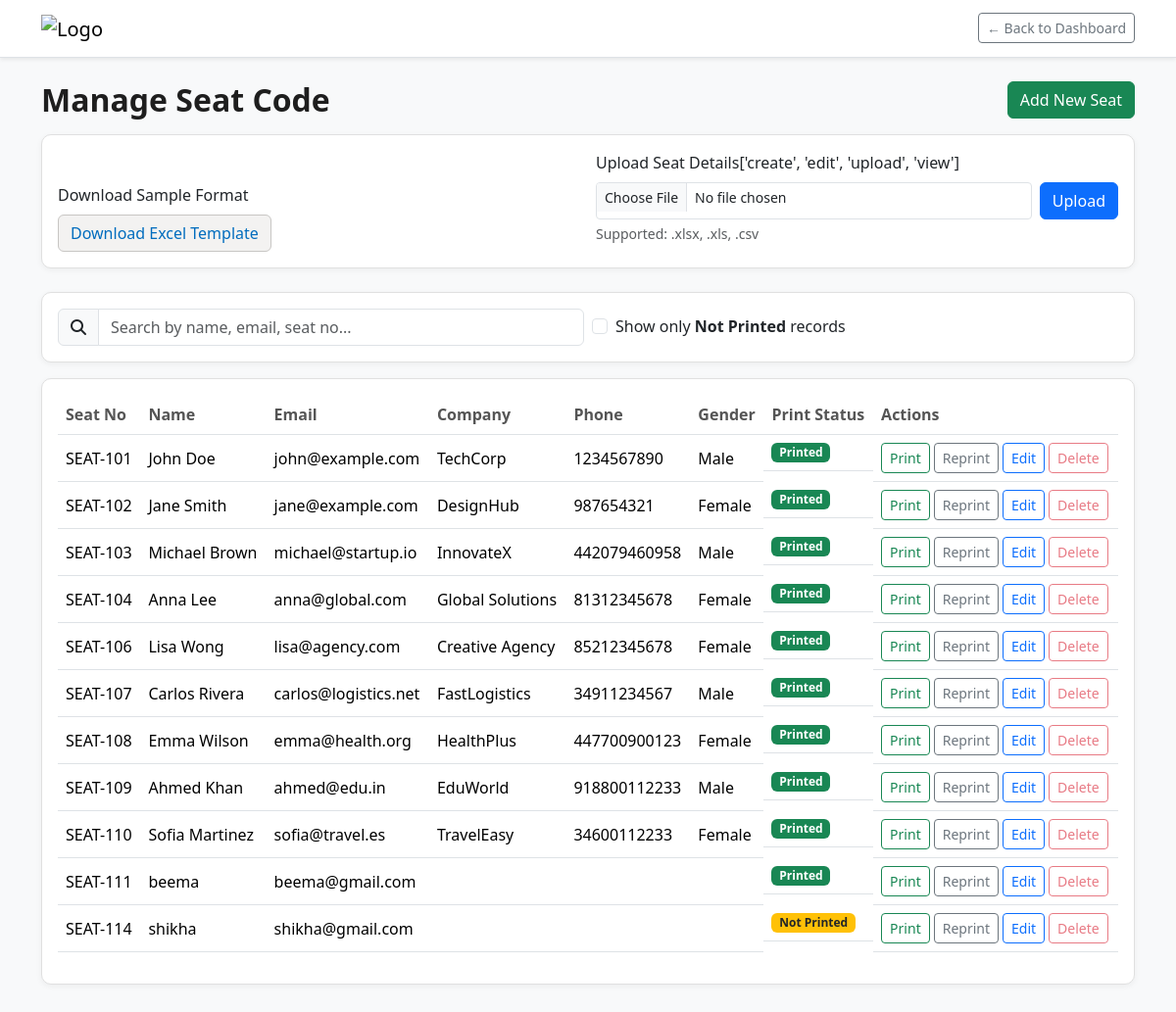
The app's page /manage-seat/manage-seat/ (signed in) with its own data.
### seatalignment/models.py (models this page shows, shortened)
class Seat(TimestampedModel):
    seat_no = models.CharField(
        max_length=20,
        unique=True,
        db_index=True,
        validators=[
            RegexValidator(
                regex=r'^SEAT-\d+$',
                message='Seat No must be in format SEAT-101'
            )
        ],
        help_text="e.g., SEAT-101"
    )
    name = models.CharField(max_length=100)
    email = models.EmailField(db_index=True)
    company = models.CharField(max_length=100, blank=True)
    phone = models.CharField(
        max_length=20,
        blank=True,
        validators=[
            RegexValidator(
                regex=r'^\+?[0-9\s\-\(\)]+$',
                message='Enter a valid phone number'
            )
        ]
    )
    class Gender(models.TextChoices):
        MALE = 'male', 'Male'
        FEMALE = 'female', 'Female'
        OTHER = 'other', 'Other'
        PREFER_NOT_TO_SAY = 'prefer_not_to_say', 'Prefer not to say'
    gender = models.CharField(
        max_length=20,
        choices=Gender.choices,
        blank=True
    )
    class PrintStatus(models.TextChoices):
        NOT_PRINTED = 'not_printed', 'Not Printed'
        PRINTED = 'printed', 'Printed'
    print_status = models.CharField(
        max_length=20,
        choices=PrintStatus.choices,
        default=PrintStatus.NOT_PRINTED,
        db_index=True
    )
    class Meta:
        verbose_name = 'Seat'
        verbose_name_plural = 'Seats'
        ordering = ['seat_no']
        indexes = [
            models.Index(fields=['seat_no']),
            models.Index(fields=['email']),
            models.Index(fields=['print_status']),
        ]

### seatalignment/views.py (the view)
# urls.py: path('manage-seat/', views.manage_seat, name='manage_seat'),
@login_required
def manage_seat(request):
    print('request...user', request.user)
    user_permissions = get_permissions(request.user)
    seats = Seat.objects.all().select_related().order_by('seat_no')
    context = {
        'seats': seats,
        'permissions':  user_permissions.get('seats', [])
    }
    return render(request, 'manage-seat.html', context)

### accounts/models.py (called while the page is built)
    def __str__(self):
        return self.email

### accounts/utils.py (called while the page is built)
def get_permissions(user):
    from collections import defaultdict
    permissions = UserPermission.objects.filter(user=user).values('module', 'action')
    result = defaultdict(list)
    for perm in permissions:
        result[perm['module']].append(perm['action'])
    normalized = {
        'seats': result.get('seat', []),
        'badges': result.get('badge', []),
        'users': result.get('user', []),
        'alignment': result.get('align', []),
    }
    print('-----normalized-permission------', normalized)
    return normalized

### templates/manage-seat.html (shortened to what this page needs)
<!DOCTYPE html>
<html lang="en">
<head>
    <link href="https://cdn.jsdelivr.net/npm/bootstrap@5.3.2/dist/css/bootstrap.min.css" rel="stylesheet" />
    <link rel="stylesheet" href="https://cdnjs.cloudflare.com/ajax/libs/font-awesome/6.5.0/css/all.min.css" />
</head>
<body>
    <nav class="navbar navbar-expand-lg navbar-light bg-white border-bottom shadow-sm">
        <div class="container">
            <a class="navbar-brand" href="dashboard.html">
                <img src="https://www.eventxpro.com/images/logos/logo.png" alt="Logo">
            </a>
            <div class="d-flex align-items-center">
                <a href="{% url 'seats:dashboard' %}" class="btn btn-outline-secondary btn-sm">← Back to Dashboard</a>
            </div>
        </div>
    </nav>
    <div class="container py-4">
      <div class="d-flex justify-content-between align-items-center mb-3">
            <h2 class="section-title mb-0">Manage Seat Code</h2>
           <button class="btn btn-success"
                    data-bs-toggle="modal"
                    data-bs-target="#addSeatModal"
                    >
                Add New Seat
            </button>
        </div>
        <div class="card">
            <div class="card-body">
                <div class="row g-3 align-items-end">
                   <div class="col-md-6">
                <label class="form-label fw-medium">Download Sample Format</label>
                <div>
                    <a href="{% url 'seats:download_sample' %}"
                       id="downloadSample"
                       class="btn btn-sample">
                        Download Excel Template
                    </a>
                </div>
            </div>
            <div class="col-md-6">
                <label class="form-label fw-medium">Upload Seat Details</label>{{permissions}}
                <div class="d-flex gap-2">
                    <input type="file"
                           class="form-control form-control-sm"
                           id="seatFile"
                           accept=".xlsx,.xls,.csv"
                           required>
                    <button class="btn btn-primary" id="uploadBtn"
                    >
                        <span class="upload-text">Upload</span>
                    </button>
                </div>
                <div class="form-text">Supported: .xlsx, .xls, .csv</div>
            </div>
                </div>
            </div>
        </div>
        <div class="card mb-3">
            <div class="card-body">
                <div class="row g-2">
                    <div class="col-md-6">
                        <div class="input-group">
                            <span class="input-group-text"><i class="fas fa-search"></i></span>
                            <input type="text" class="form-control" id="searchInput" placeholder="Search by name, email, seat no...">
                        </div>
                    </div>
                    <div class="col-md-6 d-flex align-items-center">
                        <div class="form-check">
                            <input class="form-check-input" type="checkbox" id="filterNotPrinted">
                            <label class="form-check-label" for="filterNotPrinted">
                                Show only <strong>Not Printed</strong> records
                            </label>
                        </div>
                    </div>
                </div>
            </div>
        </div>
        <div class="card">
            <div class="card-body">
                <div class="table-responsive">
                    <table class="table table-hover align-middle" id="seatTable">
                        <thead>
                            <tr>
                                <th>Seat No</th>
                                <th>Name</th>
                                <th>Email</th>
                                <th>Company</th>
                                <th>Phone</th>
                                <th>Gender</th>
                                <th>Print Status</th>
                                <th>Actions</th>
                            </tr>
                        </thead>
                        <tbody id="seatTableBody">
                            {% for seat in seats %}
                            <tr data-id="{{ seat.id }}">
                                <td>{{ seat.seat_no }}</td>
                                <td>{{ seat.name }}</td>
                                <td>{{ seat.email }}</td>
                                <td>{{ seat.company|default:''|default_if_none:'' }}</td>
                                <td>{{ seat.phone|default:''|default_if_none:'' }}</td>
                                <td>{{ seat.get_gender_display }}</td>
                                <td class="status-cell">
                                    {% if seat.print_status == 'printed' %}
                                        <span class="badge bg-success">Printed</span>
                                    {% else %}
                                        <span class="badge bg-warning text-dark">Not Printed</span>
                                    {% endif %}
                                </td>
                                    <td>
                                        <div class="print-action-group d-flex gap-1">
                                            <button class="btn btn-sm btn-outline-success print-btn"
                                                    data-id="{{ seat.id }}" title="Print"
                                                    >
                                                Print
                                            </button>
                                            <button class="btn btn-sm btn-outline-secondary reprint-btn"
                                                    data-id="{{ seat.id }}" title="Reprint"
                                                    >
                                                Reprint
                                            </button>
                                            <button class="btn btn-sm btn-outline-primary edit-btn"
                                                    data-id="{{ seat.id }}" title="Edit"
                                                    >
                                                Edit
                                            </button>
                                            <button class="btn btn-sm btn-outline-danger delete-btn"
                                                    data-id="{{ seat.id }}" title="Delete"
                                                     {% if 'delete' not in permissions %}
                                                        disabled
                                                        data-bs-toggle="tooltip"
                                                        data-bs-placement="top"
                                                        title="You do not have permission to create seats"
                                                    {% endif %}
                                                    >
                                                Delete
                                            </button>
                                        </div>
                                    </td>
                                </tr>
                                {% empty %}
                                <tr><td colspan="8" class="text-center text-muted">No records found</td></tr>
                                 {% endfor %}
                        </tbody>
                    </table>
                </div>
            </div>
        </div>
    </div>
</body>
</html>

### templates/manage-seat.html (style rules this page uses)
:root { --primary: #006cbe; --success: #107c10; --warning: #d83b01; --light-bg: #f8f9fa; --card-bg: #ffffff; --text: #1e1e1e; }
body { background-color: var(--light-bg); font-family: 'Segoe UI', system-ui, sans-serif; }
.navbar-brand img { height: 32px; }
.section-title { font-weight: 600; margin-bottom: 24px; color: var(--text); }
.card { border: 1px solid #e0e0e0; box-shadow: 0 2px 6px rgba(0,0,0,0.05); margin-bottom: 24px; border-radius: 10px; }
.btn-sample { background-color: #f3f2f1; color: var(--primary); border: 1px solid #c8c6c4; }
.table th { font-weight: 600; color: #555; white-space: nowrap; }
.status-cell { display: flex; align-items: center; }
.print-action-group { display: flex; gap: 4px; }

### records on screen
Seat: seat_no "SEAT-101", name "John Doe", email "john@example.com", company "TechCorp", phone "1234567890", gender "Male", print_status "Printed"
Seat: seat_no "SEAT-102", name "Jane Smith", email "jane@example.com", company "DesignHub", phone "987654321", gender "Female", print_status "Printed"
Seat: seat_no "SEAT-103", name "Michael Brown", email "michael@startup.io", company "InnovateX", phone "442079460958", gender "Male", print_status "Printed"
Seat: seat_no "SEAT-104", name "Anna Lee", email "anna@global.com", company "Global Solutions", phone "81312345678", gender "Female", print_status "Printed"
Seat: seat_no "SEAT-106", name "Lisa Wong", email "lisa@agency.com", company "Creative Agency", phone "85212345678", gender "Female", print_status "Printed"
Seat: seat_no "SEAT-107", name "Carlos Rivera", email "carlos@logistics.net", company "FastLogistics", phone "34911234567", gender "Male", print_status "Printed"
Seat: seat_no "SEAT-108", name "Emma Wilson", email "emma@health.org", company "HealthPlus", phone "447700900123", gender "Female", print_status "Printed"
Seat: seat_no "SEAT-109", name "Ahmed Khan", email "ahmed@edu.in", company "EduWorld", phone "918800112233", gender "Male", print_status "Printed"
Seat: seat_no "SEAT-110", name "Sofia Martinez", email "sofia@travel.es", company "TravelEasy", phone "34600112233", gender "Female", print_status "Printed"
Seat: seat_no "SEAT-111", name "beema", email "beema@gmail.com", print_status "Printed"
Seat: seat_no "SEAT-114", name "shikha", email "shikha@gmail.com", print_status "Not Printed"

### other values on screen
{{ permissions }} "['create', 'edit', 'upload', 'view']"
